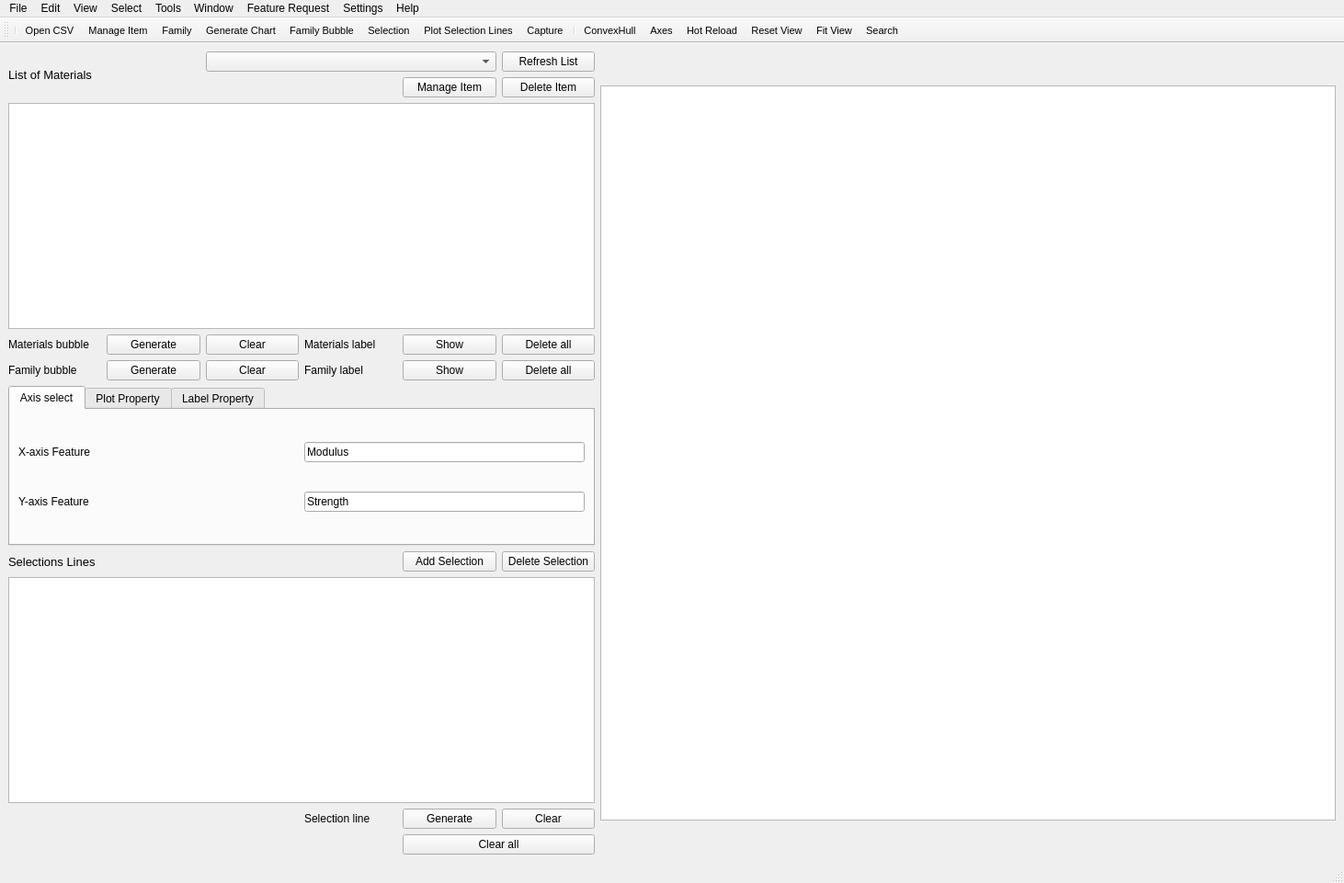
<?xml version="1.0" encoding="UTF-8"?>
<ui version="4.0">
 <class>MainWindow</class>
 <widget class="QMainWindow" name="MainWindow">
  <property name="geometry">
   <rect>
    <x>0</x>
    <y>0</y>
    <width>1462</width>
    <height>961</height>
   </rect>
  </property>
  <property name="windowTitle">
   <string>MainWindow</string>
  </property>
  <widget class="QWidget" name="centralwidget">
   <layout class="QHBoxLayout" name="horizontalLayout" stretch="1,10">
    <item>
     <layout class="QGridLayout" name="gridLayout">
      <property name="leftMargin">
       <number>0</number>
      </property>
      <property name="topMargin">
       <number>0</number>
      </property>
      <property name="horizontalSpacing">
       <number>6</number>
      </property>
      <item row="8" column="3">
       <widget class="QLabel" name="label_14">
        <property name="text">
         <string>Family label</string>
        </property>
       </widget>
      </item>
      <item row="17" column="3">
       <widget class="QLabel" name="label_16">
        <property name="text">
         <string/>
        </property>
       </widget>
      </item>
      <item row="7" column="3">
       <widget class="QLabel" name="label_13">
        <property name="text">
         <string>Materials label</string>
        </property>
       </widget>
      </item>
      <item row="16" column="4">
       <widget class="QPushButton" name="Plot_sel_ln">
        <property name="text">
         <string>Generate</string>
        </property>
       </widget>
      </item>
      <item row="12" column="4">
       <widget class="QPushButton" name="add_selection">
        <property name="text">
         <string>Add Selection</string>
        </property>
       </widget>
      </item>
      <item row="13" column="0" colspan="6">
       <widget class="QListView" name="listView"/>
      </item>
      <item row="12" column="5">
       <widget class="QPushButton" name="delete_selection">
        <property name="text">
         <string>Delete Selection</string>
        </property>
       </widget>
      </item>
      <item row="16" column="5">
       <widget class="QPushButton" name="clear_sel_ln">
        <property name="text">
         <string>Clear</string>
        </property>
       </widget>
      </item>
      <item row="7" column="0">
       <widget class="QLabel" name="label_11">
        <property name="text">
         <string>Materials bubble</string>
        </property>
       </widget>
      </item>
      <item row="7" column="5">
       <widget class="QPushButton" name="delete_mat_label">
        <property name="text">
         <string>Delete all</string>
        </property>
       </widget>
      </item>
      <item row="12" column="0" colspan="2">
       <widget class="QLabel" name="label_5">
        <property name="font">
         <font>
          <pointsize>10</pointsize>
         </font>
        </property>
        <property name="text">
         <string>Selections Lines</string>
        </property>
       </widget>
      </item>
      <item row="0" column="2" colspan="3">
       <widget class="QComboBox" name="familyColumn"/>
      </item>
      <item row="0" column="5">
       <widget class="QPushButton" name="Refresh_List">
        <property name="text">
         <string>Refresh List</string>
        </property>
       </widget>
      </item>
      <item row="6" column="0" colspan="6">
       <widget class="TreeView" name="treeView">
        <attribute name="headerVisible">
         <bool>false</bool>
        </attribute>
       </widget>
      </item>
      <item row="1" column="5" rowspan="4">
       <widget class="QPushButton" name="delete_item">
        <property name="text">
         <string>Delete Item</string>
        </property>
       </widget>
      </item>
      <item row="0" column="0" rowspan="5" colspan="2">
       <widget class="QLabel" name="label_4">
        <property name="font">
         <font>
          <pointsize>10</pointsize>
         </font>
        </property>
        <property name="text">
         <string>List of Materials</string>
        </property>
       </widget>
      </item>
      <item row="1" column="4" rowspan="4">
       <widget class="QPushButton" name="manage_item">
        <property name="text">
         <string>Manage Item</string>
        </property>
       </widget>
      </item>
      <item row="8" column="2">
       <widget class="QPushButton" name="clear_hulls">
        <property name="text">
         <string>Clear</string>
        </property>
       </widget>
      </item>
      <item row="8" column="5">
       <widget class="QPushButton" name="delete_fam_label">
        <property name="text">
         <string>Delete all</string>
        </property>
       </widget>
      </item>
      <item row="7" column="2">
       <widget class="QPushButton" name="clear_mat_bubble">
        <property name="text">
         <string>Clear</string>
        </property>
       </widget>
      </item>
      <item row="7" column="1">
       <widget class="QPushButton" name="Plot_Prop_Chrt">
        <property name="text">
         <string>Generate</string>
        </property>
       </widget>
      </item>
      <item row="8" column="1">
       <widget class="QPushButton" name="Plot_hulls">
        <property name="text">
         <string>Generate</string>
        </property>
       </widget>
      </item>
      <item row="16" column="3">
       <widget class="QLabel" name="label_15">
        <property name="text">
         <string>Selection line</string>
        </property>
       </widget>
      </item>
      <item row="17" column="4" rowspan="2" colspan="2">
       <widget class="QPushButton" name="Plot_clear">
        <property name="text">
         <string>Clear all</string>
        </property>
       </widget>
      </item>
      <item row="8" column="0">
       <widget class="QLabel" name="label_12">
        <property name="text">
         <string>Family bubble</string>
        </property>
       </widget>
      </item>
      <item row="7" column="4">
       <widget class="QPushButton" name="show_mat_label">
        <property name="text">
         <string>Show</string>
        </property>
       </widget>
      </item>
      <item row="8" column="4">
       <widget class="QPushButton" name="show_fam_label">
        <property name="text">
         <string>Show</string>
        </property>
       </widget>
      </item>
      <item row="10" column="0" colspan="6">
       <widget class="QTabWidget" name="tabWidget">
        <property name="sizePolicy">
         <sizepolicy hsizetype="Preferred" vsizetype="Preferred">
          <horstretch>0</horstretch>
          <verstretch>0</verstretch>
         </sizepolicy>
        </property>
        <property name="focusPolicy">
         <enum>Qt::TabFocus</enum>
        </property>
        <property name="currentIndex">
         <number>0</number>
        </property>
        <widget class="QWidget" name="tab">
         <attribute name="title">
          <string>Axis select</string>
         </attribute>
         <layout class="QHBoxLayout" name="horizontalLayout_4">
          <item>
           <layout class="QGridLayout" name="gridLayout_4">
            <item row="1" column="0">
             <widget class="QLabel" name="label_17">
              <property name="text">
               <string>Y-axis Feature</string>
              </property>
             </widget>
            </item>
            <item row="0" column="0">
             <widget class="QLabel" name="label_18">
              <property name="text">
               <string>X-axis Feature</string>
              </property>
             </widget>
            </item>
            <item row="0" column="1">
             <widget class="QLineEdit" name="lineEdit_xaxis">
              <property name="sizePolicy">
               <sizepolicy hsizetype="Minimum" vsizetype="Fixed">
                <horstretch>0</horstretch>
                <verstretch>0</verstretch>
               </sizepolicy>
              </property>
              <property name="text">
               <string>Modulus</string>
              </property>
             </widget>
            </item>
            <item row="1" column="1">
             <widget class="QLineEdit" name="lineEdit_yaxis">
              <property name="sizePolicy">
               <sizepolicy hsizetype="Minimum" vsizetype="Fixed">
                <horstretch>0</horstretch>
                <verstretch>0</verstretch>
               </sizepolicy>
              </property>
              <property name="text">
               <string>Strength</string>
              </property>
             </widget>
            </item>
           </layout>
          </item>
         </layout>
        </widget>
        <widget class="QWidget" name="plot_prop">
         <property name="sizePolicy">
          <sizepolicy hsizetype="Minimum" vsizetype="Preferred">
           <horstretch>0</horstretch>
           <verstretch>0</verstretch>
          </sizepolicy>
         </property>
         <attribute name="title">
          <string>Plot Property</string>
         </attribute>
         <layout class="QHBoxLayout" name="horizontalLayout_2">
          <item>
           <layout class="QGridLayout" name="gridLayout_2">
            <item row="3" column="1" rowspan="2">
             <widget class="QRadioButton" name="logRadio">
              <property name="text">
               <string>LogScale</string>
              </property>
              <property name="checked">
               <bool>true</bool>
              </property>
              <attribute name="buttonGroup">
               <string notr="true">buttonGroup</string>
              </attribute>
             </widget>
            </item>
            <item row="3" column="2" rowspan="2">
             <widget class="QRadioButton" name="linearRadio">
              <property name="text">
               <string>Linear</string>
              </property>
              <attribute name="buttonGroup">
               <string notr="true">buttonGroup</string>
              </attribute>
             </widget>
            </item>
            <item row="3" column="0" rowspan="2">
             <widget class="QCheckBox" name="checkBox_cursor">
              <property name="text">
               <string>Cursor lines</string>
              </property>
              <property name="checked">
               <bool>true</bool>
              </property>
             </widget>
            </item>
            <item row="1" column="2">
             <widget class="QLineEdit" name="y_range_l">
              <property name="sizePolicy">
               <sizepolicy hsizetype="Preferred" vsizetype="Fixed">
                <horstretch>0</horstretch>
                <verstretch>0</verstretch>
               </sizepolicy>
              </property>
              <property name="maximumSize">
               <size>
                <width>100</width>
                <height>16777215</height>
               </size>
              </property>
             </widget>
            </item>
            <item row="0" column="2">
             <widget class="QLineEdit" name="x_range_h">
              <property name="sizePolicy">
               <sizepolicy hsizetype="Preferred" vsizetype="Fixed">
                <horstretch>0</horstretch>
                <verstretch>0</verstretch>
               </sizepolicy>
              </property>
              <property name="maximumSize">
               <size>
                <width>100</width>
                <height>16777215</height>
               </size>
              </property>
             </widget>
            </item>
            <item row="0" column="1">
             <widget class="QLineEdit" name="x_range_l">
              <property name="sizePolicy">
               <sizepolicy hsizetype="Preferred" vsizetype="Fixed">
                <horstretch>0</horstretch>
                <verstretch>0</verstretch>
               </sizepolicy>
              </property>
              <property name="maximumSize">
               <size>
                <width>100</width>
                <height>16777215</height>
               </size>
              </property>
             </widget>
            </item>
            <item row="2" column="2">
             <widget class="QPushButton" name="Plot_refresh_graphics">
              <property name="text">
               <string>Refresh Plot</string>
              </property>
             </widget>
            </item>
            <item row="1" column="0">
             <widget class="QLabel" name="label_2">
              <property name="text">
               <string>Y-axis Range</string>
              </property>
             </widget>
            </item>
            <item row="0" column="0">
             <widget class="QLabel" name="label">
              <property name="text">
               <string>X-axis Range</string>
              </property>
             </widget>
            </item>
            <item row="1" column="1">
             <widget class="QLineEdit" name="y_range_h">
              <property name="sizePolicy">
               <sizepolicy hsizetype="Preferred" vsizetype="Fixed">
                <horstretch>0</horstretch>
                <verstretch>0</verstretch>
               </sizepolicy>
              </property>
              <property name="maximumSize">
               <size>
                <width>100</width>
                <height>16777215</height>
               </size>
              </property>
             </widget>
            </item>
           </layout>
          </item>
         </layout>
        </widget>
        <widget class="QWidget" name="label_property">
         <property name="sizePolicy">
          <sizepolicy hsizetype="Minimum" vsizetype="Preferred">
           <horstretch>0</horstretch>
           <verstretch>0</verstretch>
          </sizepolicy>
         </property>
         <attribute name="title">
          <string>Label Property</string>
         </attribute>
         <layout class="QHBoxLayout" name="horizontalLayout_3">
          <item>
           <layout class="QGridLayout" name="gridLayout_3">
            <item row="0" column="3">
             <widget class="QLabel" name="label_10">
              <property name="text">
               <string>Family</string>
              </property>
             </widget>
            </item>
            <item row="3" column="2">
             <widget class="QLineEdit" name="FontColor_Mat">
              <property name="sizePolicy">
               <sizepolicy hsizetype="Preferred" vsizetype="Fixed">
                <horstretch>0</horstretch>
                <verstretch>0</verstretch>
               </sizepolicy>
              </property>
             </widget>
            </item>
            <item row="3" column="3">
             <widget class="QLineEdit" name="FontColor_Fam">
              <property name="sizePolicy">
               <sizepolicy hsizetype="Preferred" vsizetype="Fixed">
                <horstretch>0</horstretch>
                <verstretch>0</verstretch>
               </sizepolicy>
              </property>
             </widget>
            </item>
            <item row="2" column="2">
             <widget class="QLineEdit" name="Fontsize_Mat">
              <property name="sizePolicy">
               <sizepolicy hsizetype="Preferred" vsizetype="Fixed">
                <horstretch>0</horstretch>
                <verstretch>0</verstretch>
               </sizepolicy>
              </property>
              <property name="maximumSize">
               <size>
                <width>100</width>
                <height>16777215</height>
               </size>
              </property>
             </widget>
            </item>
            <item row="1" column="2">
             <widget class="QFontComboBox" name="FontComboBox_Mat">
              <property name="enabled">
               <bool>true</bool>
              </property>
              <property name="maximumSize">
               <size>
                <width>100</width>
                <height>16777215</height>
               </size>
              </property>
             </widget>
            </item>
            <item row="2" column="0" colspan="2">
             <widget class="QLabel" name="label_7">
              <property name="text">
               <string>Font size (pt)</string>
              </property>
             </widget>
            </item>
            <item row="1" column="3">
             <widget class="QFontComboBox" name="FontComboBox_Fam">
              <property name="maximumSize">
               <size>
                <width>100</width>
                <height>16777215</height>
               </size>
              </property>
             </widget>
            </item>
            <item row="1" column="0" colspan="2">
             <widget class="QLabel" name="label_6">
              <property name="text">
               <string>Font</string>
              </property>
             </widget>
            </item>
            <item row="2" column="3">
             <widget class="QLineEdit" name="Fontsize_Fam">
              <property name="sizePolicy">
               <sizepolicy hsizetype="Preferred" vsizetype="Fixed">
                <horstretch>0</horstretch>
                <verstretch>0</verstretch>
               </sizepolicy>
              </property>
              <property name="maximumSize">
               <size>
                <width>100</width>
                <height>16777215</height>
               </size>
              </property>
             </widget>
            </item>
            <item row="3" column="0" colspan="2">
             <widget class="QLabel" name="label_8">
              <property name="text">
               <string>Color (Hex code: #RRGGBB)</string>
              </property>
             </widget>
            </item>
            <item row="0" column="2">
             <widget class="QLabel" name="label_9">
              <property name="text">
               <string>Material</string>
              </property>
             </widget>
            </item>
            <item row="4" column="3">
             <widget class="QPushButton" name="Plot_refresh_label">
              <property name="text">
               <string>Refresh Labels</string>
              </property>
             </widget>
            </item>
           </layout>
          </item>
         </layout>
        </widget>
       </widget>
      </item>
     </layout>
    </item>
    <item>
     <widget class="AGraphicsView" name="graphicsView">
      <property name="sizePolicy">
       <sizepolicy hsizetype="Fixed" vsizetype="Fixed">
        <horstretch>0</horstretch>
        <verstretch>0</verstretch>
       </sizepolicy>
      </property>
      <property name="minimumSize">
       <size>
        <width>800</width>
        <height>800</height>
       </size>
      </property>
      <property name="maximumSize">
       <size>
        <width>800</width>
        <height>800</height>
       </size>
      </property>
     </widget>
    </item>
   </layout>
  </widget>
  <widget class="QMenuBar" name="menubar">
   <property name="geometry">
    <rect>
     <x>0</x>
     <y>0</y>
     <width>1462</width>
     <height>24</height>
    </rect>
   </property>
   <widget class="QMenu" name="menuFile">
    <property name="title">
     <string>File</string>
    </property>
    <addaction name="actionOpen_CSV"/>
    <addaction name="actionCapture"/>
    <addaction name="actionExit"/>
   </widget>
   <widget class="QMenu" name="menuEdit">
    <property name="title">
     <string>Edit</string>
    </property>
    <addaction name="actionManageItem"/>
    <addaction name="actionDelete_Item"/>
    <addaction name="separator"/>
   </widget>
   <widget class="QMenu" name="menuView">
    <property name="title">
     <string>View</string>
    </property>
    <addaction name="actionFitView"/>
    <addaction name="actionResetView"/>
   </widget>
   <widget class="QMenu" name="menuSelect">
    <property name="title">
     <string>Select</string>
    </property>
   </widget>
   <widget class="QMenu" name="menuTools">
    <property name="title">
     <string>Tools</string>
    </property>
    <addaction name="actionHotReload"/>
   </widget>
   <widget class="QMenu" name="menuWindow">
    <property name="title">
     <string>Window</string>
    </property>
   </widget>
   <widget class="QMenu" name="menuFeature_Request">
    <property name="title">
     <string>Feature Request</string>
    </property>
   </widget>
   <widget class="QMenu" name="menuHelp">
    <property name="title">
     <string>Help</string>
    </property>
   </widget>
   <widget class="QMenu" name="menuSettings">
    <property name="title">
     <string>Settings</string>
    </property>
   </widget>
   <addaction name="menuFile"/>
   <addaction name="menuEdit"/>
   <addaction name="menuView"/>
   <addaction name="menuSelect"/>
   <addaction name="menuTools"/>
   <addaction name="menuWindow"/>
   <addaction name="menuFeature_Request"/>
   <addaction name="menuSettings"/>
   <addaction name="menuHelp"/>
  </widget>
  <widget class="QStatusBar" name="statusbar"/>
  <widget class="QToolBar" name="toolBar">
   <property name="maximumSize">
    <size>
     <width>16777215</width>
     <height>100</height>
    </size>
   </property>
   <property name="font">
    <font>
     <pointsize>8</pointsize>
    </font>
   </property>
   <property name="windowTitle">
    <string>toolBar</string>
   </property>
   <property name="iconSize">
    <size>
     <width>64</width>
     <height>64</height>
    </size>
   </property>
   <property name="toolButtonStyle">
    <enum>Qt::ToolButtonTextUnderIcon</enum>
   </property>
   <attribute name="toolBarArea">
    <enum>TopToolBarArea</enum>
   </attribute>
   <attribute name="toolBarBreak">
    <bool>false</bool>
   </attribute>
   <addaction name="separator"/>
   <addaction name="actionOpen_CSV"/>
   <addaction name="actionManageItem"/>
   <addaction name="actionFamily"/>
   <addaction name="actionGenerateChart"/>
   <addaction name="actionFamilyBubble"/>
   <addaction name="actionSelection"/>
   <addaction name="actionPlotSelLn"/>
   <addaction name="actionCapture"/>
   <addaction name="separator"/>
   <addaction name="actionConvexHull"/>
   <addaction name="actionAxes"/>
   <addaction name="actionHotReload"/>
   <addaction name="actionResetView"/>
   <addaction name="actionFitView"/>
   <addaction name="actionSearch"/>
  </widget>
  <action name="actionOpen_CSV">
   <property name="icon">
    <iconset>
     <normaloff>Res/OpenCSV.svg</normaloff>Res/OpenCSV.svg</iconset>
   </property>
   <property name="text">
    <string>Open CSV...</string>
   </property>
  </action>
  <action name="actionExit">
   <property name="text">
    <string>Exit</string>
   </property>
  </action>
  <action name="actionAxes">
   <property name="icon">
    <iconset>
     <normaloff>Res/Axes.svg</normaloff>Res/Axes.svg</iconset>
   </property>
   <property name="text">
    <string>Axes</string>
   </property>
   <property name="toolTip">
    <string>Axes</string>
   </property>
  </action>
  <action name="actionSearch">
   <property name="icon">
    <iconset>
     <normaloff>Res/Search.svg</normaloff>Res/Search.svg</iconset>
   </property>
   <property name="text">
    <string>Search</string>
   </property>
  </action>
  <action name="actionTools">
   <property name="text">
    <string>Tools</string>
   </property>
  </action>
  <action name="actionSettings">
   <property name="text">
    <string>Settings</string>
   </property>
  </action>
  <action name="actionHelp">
   <property name="text">
    <string>Help</string>
   </property>
  </action>
  <action name="actionAdd_Edit_Item">
   <property name="text">
    <string>Add/Edit Item</string>
   </property>
  </action>
  <action name="actionDelete_Item">
   <property name="text">
    <string>Delete Item</string>
   </property>
  </action>
  <action name="actionGroup_Family">
   <property name="text">
    <string>Group Family</string>
   </property>
  </action>
  <action name="actionUngroup_Family">
   <property name="text">
    <string>Ungroup Family</string>
   </property>
  </action>
  <action name="actionHotReload">
   <property name="text">
    <string>Hot Reload</string>
   </property>
   <property name="toolTip">
    <string>Hot reload your code</string>
   </property>
   <property name="shortcut">
    <string>F5</string>
   </property>
  </action>
  <action name="actionConvexHull">
   <property name="icon">
    <iconset>
     <normaloff>Res/FamBubb.svg</normaloff>Res/FamBubb.svg</iconset>
   </property>
   <property name="text">
    <string>ConvexHull</string>
   </property>
  </action>
  <action name="actionFamily">
   <property name="icon">
    <iconset>
     <normaloff>Res/Family.svg</normaloff>Res/Family.svg</iconset>
   </property>
   <property name="text">
    <string>Family</string>
   </property>
  </action>
  <action name="actionGenerateChart">
   <property name="icon">
    <iconset>
     <normaloff>Res/MatBubb.svg</normaloff>Res/MatBubb.svg</iconset>
   </property>
   <property name="text">
    <string>Generate Chart</string>
   </property>
  </action>
  <action name="actionSelection">
   <property name="icon">
    <iconset>
     <normaloff>Res/Select.svg</normaloff>Res/Select.svg</iconset>
   </property>
   <property name="text">
    <string>Selection</string>
   </property>
  </action>
  <action name="actionPlotSelLn">
   <property name="icon">
    <iconset>
     <normaloff>Res/SelectionLine.svg</normaloff>Res/SelectionLine.svg</iconset>
   </property>
   <property name="text">
    <string>Plot Selection Lines</string>
   </property>
  </action>
  <action name="actionFamilyBubble">
   <property name="icon">
    <iconset>
     <normaloff>Res/FamBubb.svg</normaloff>Res/FamBubb.svg</iconset>
   </property>
   <property name="text">
    <string>Family Bubble</string>
   </property>
  </action>
  <action name="actionResetView">
   <property name="text">
    <string>Reset View</string>
   </property>
   <property name="toolTip">
    <string>ResetView</string>
   </property>
  </action>
  <action name="actionFitView">
   <property name="text">
    <string>Fit View</string>
   </property>
  </action>
  <action name="actionManageItem">
   <property name="icon">
    <iconset>
     <normaloff>Res/ManageItem.svg</normaloff>Res/ManageItem.svg</iconset>
   </property>
   <property name="text">
     <string>Manage Item</string>
   </property>
  </action>
  <action name="actionCapture">
   <property name="icon">
    <iconset>
     <normaloff>Res/Capture.svg</normaloff>Res/Capture.svg</iconset>
   </property>
   <property name="text">
     <string>Capture</string>
   </property>
  </action>
 </widget>
 <customwidgets>
  <customwidget>
   <class>AGraphicsView</class>
   <extends>QGraphicsView</extends>
   <header location="global">AGraphicsView</header>
  </customwidget>
  <customwidget>
   <class>TreeView</class>
   <extends>QTreeView</extends>
   <header location="global">TreeView</header>
  </customwidget>
 </customwidgets>
 <resources/>
 <connections/>
 <buttongroups>
  <buttongroup name="buttonGroup"/>
 </buttongroups>
</ui>
